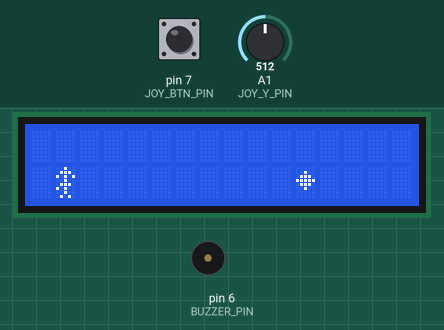
Simulated run of this sketch. Board: Arduino Uno, built with avr-gcc and run on an emulated ATmega328P. On the bench: 16×2 character LCD, buzzer (waves = sounding, pin HIGH). The test bench sets the inputs (shaded band); at power-on: A1 (JOY_Y_PIN) = 512, pin 7 (JOY_BTN_PIN) HIGH.

Above: at 2.4 s.
2.5 s: A1 (JOY_Y_PIN) set to 418
At 2.62 s:
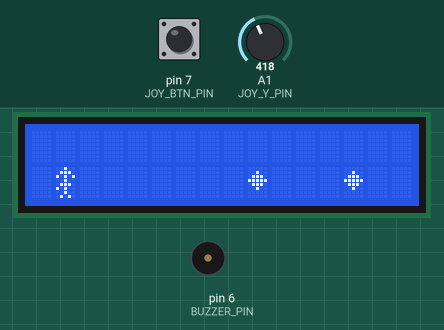
5.3 s: A1 (JOY_Y_PIN) set to 384
At 6.2 s:
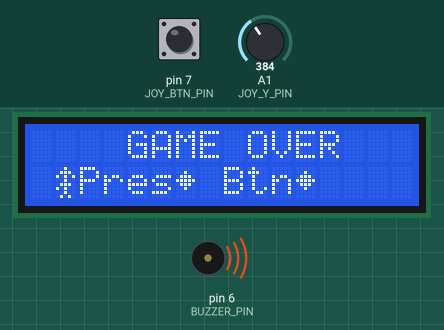
6.8 s: pin 7 (JOY_BTN_PIN) pulled LOW for 0.15 s
At 6.95 s:
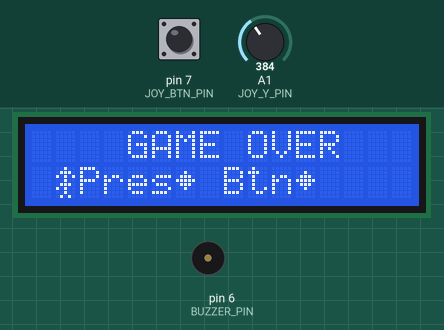
Timing chart, 0 to 9.8 s (numbered marks = the images above; inputs shaded):
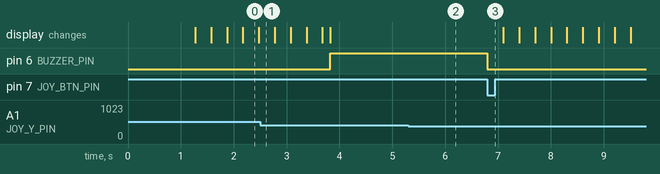

The sketch:

lcd1602_jump_game.ino
```cpp
/*
  LCD1602 Jumping Game with Joystick and Buzzer
  ------------------------------------------------------------------------------
  - Character runs on bottom row of 16x2 LCD
  - Obstacles come from the right
  - Press joystick UP to jump to top row and avoid obstacles
  - Buzzer sounds when character collides with obstacle (game over)

  Wiring Diagram (Arduino Uno R3):
  --------------------------------
  LCD (16x2, using LiquidCrystal):
    RS  -> D12
    E   -> D11
    D4  -> D5
    D5  -> D4
    D6  -> D3
    D7  -> D2
    VSS -> GND
    VDD -> 5V
    V0  -> Potentiometer (contrast)
    RW  -> GND
    A   -> 5V (backlight)
    K   -> GND (backlight)

  Joystick:
    Y-axis  -> A1
    Button  -> D7 (active LOW)
    VCC     -> 5V
    GND     -> GND

  Buzzer:
    + -> D6
    - -> GND
*/
#include <LiquidCrystal.h>

#define LCD_COLS 16
#define LCD_ROWS 2
LiquidCrystal lcd(12, 11, 5, 4, 3, 2);

#define BUZZER_PIN 6
#define JOY_Y_PIN A1
#define JOY_BTN_PIN 7

// Game symbols
byte CHAR_RUN[8] = {0b00100,0b01110,0b10101,0b00100,0b01110,0b10100,0b00100,0b01010}; // stickman
byte OBSTACLE[8] = {0b00000,0b00100,0b01110,0b11111,0b01110,0b00100,0b00000,0b00000}; // spike

// Game variables
int charRow = 1; // 1 = bottom, 0 = top
int charCol = 1; // fixed horizontal position
bool isJumping = false;
unsigned long jumpStart = 0;
const unsigned long jumpDuration = 600; // ms

#define OBSTACLE_CHAR 1
#define PLAYER_CHAR 0

struct Obstacle {
  int col;
  int row;
  bool active;
};

const int maxObstacles = 3;
Obstacle obstacles[maxObstacles];
unsigned long lastObstacleTime = 0;
const unsigned long obstacleInterval = 900; // ms
unsigned long lastMoveTime = 0;
const unsigned long moveInterval = 180; // ms

bool gameOver = false;
int score = 0;

void setup() {
  lcd.begin(LCD_COLS, LCD_ROWS);
  lcd.clear();
  lcd.createChar(PLAYER_CHAR, CHAR_RUN);
  lcd.createChar(OBSTACLE_CHAR, OBSTACLE);
  pinMode(BUZZER_PIN, OUTPUT);
  digitalWrite(BUZZER_PIN, LOW);
  pinMode(JOY_BTN_PIN, INPUT_PULLUP);
  lcd.setCursor(2,0);
  lcd.print("Jump Game!");
  delay(1200);
  resetGame();
}

void resetGame() {
  for (int i=0; i<maxObstacles; i++) obstacles[i].active = false;
  charRow = 1;
  isJumping = false;
  gameOver = false;
  score = 0;
  lcd.clear();
  drawPlayer();
}

void drawPlayer() {
  lcd.setCursor(charCol, 0);
  lcd.print(" ");
  lcd.setCursor(charCol, 1);
  lcd.print(" ");
  lcd.setCursor(charCol, charRow);
  lcd.write(byte(PLAYER_CHAR));
}

void drawObstacles() {
  for (int i=0; i<maxObstacles; i++) {
    if (obstacles[i].active) {
      lcd.setCursor(obstacles[i].col, obstacles[i].row);
      lcd.write(byte(OBSTACLE_CHAR));
    }
  }
}

void clearObstacles() {
  for (int i=0; i<maxObstacles; i++) {
    if (obstacles[i].active) {
      lcd.setCursor(obstacles[i].col, obstacles[i].row);
      lcd.print(" ");
    }
  }
}

void spawnObstacle() {
  for (int i=0; i<maxObstacles; i++) {
    if (!obstacles[i].active) {
      obstacles[i].col = LCD_COLS-1;
      obstacles[i].row = 1; // always on ground
      obstacles[i].active = true;
      break;
    }
  }
}

void moveObstacles() {
  for (int i=0; i<maxObstacles; i++) {
    if (obstacles[i].active) {
      lcd.setCursor(obstacles[i].col, obstacles[i].row);
      lcd.print(" "); // clear old
      obstacles[i].col--;
      if (obstacles[i].col == charCol && obstacles[i].row == charRow) {
        // Collision!
        gameOver = true;
        digitalWrite(BUZZER_PIN, HIGH);
        lcd.setCursor(4,0);
        lcd.print("GAME OVER");
        lcd.setCursor(2,1);
        lcd.print("Press Btn");
        return;
      }
      if (obstacles[i].col < 0) {
        obstacles[i].active = false;
        score++; // Increase score for each obstacle passed
      }
    }
  }
}

void loop() {
  // Game over state
  if (gameOver) {
    digitalWrite(BUZZER_PIN, HIGH);
    if (digitalRead(JOY_BTN_PIN) == LOW) {
      digitalWrite(BUZZER_PIN, LOW);
      delay(300);
      resetGame();
    }
    return;
  }

  // Handle jump
  int joyY = analogRead(JOY_Y_PIN);
  if (!isJumping && joyY < 400) { // UP
    isJumping = true;
    charRow = 0;
    jumpStart = millis();
    drawPlayer();
  }
  if (isJumping && millis() - jumpStart > jumpDuration) {
    isJumping = false;
    charRow = 1;
    drawPlayer();
  }

  // Move obstacles
  if (millis() - lastMoveTime > moveInterval) {
    clearObstacles();
    moveObstacles();
    drawObstacles();
    lastMoveTime = millis();
  }

  // Spawn new obstacles
  if (millis() - lastObstacleTime > obstacleInterval) {
    spawnObstacle();
    lastObstacleTime = millis();
  }

  drawPlayer();
} 
```

Measured:
- the behaviour switches between 400 and 399 on A1 (JOY_Y_PIN) (found by bisection; images 1 and 2)
- after the input at 5.3 s, every drawn part: stays the same
- after the input at 6.8 s, pin 6 (BUZZER_PIN): HIGH → LOW at once
